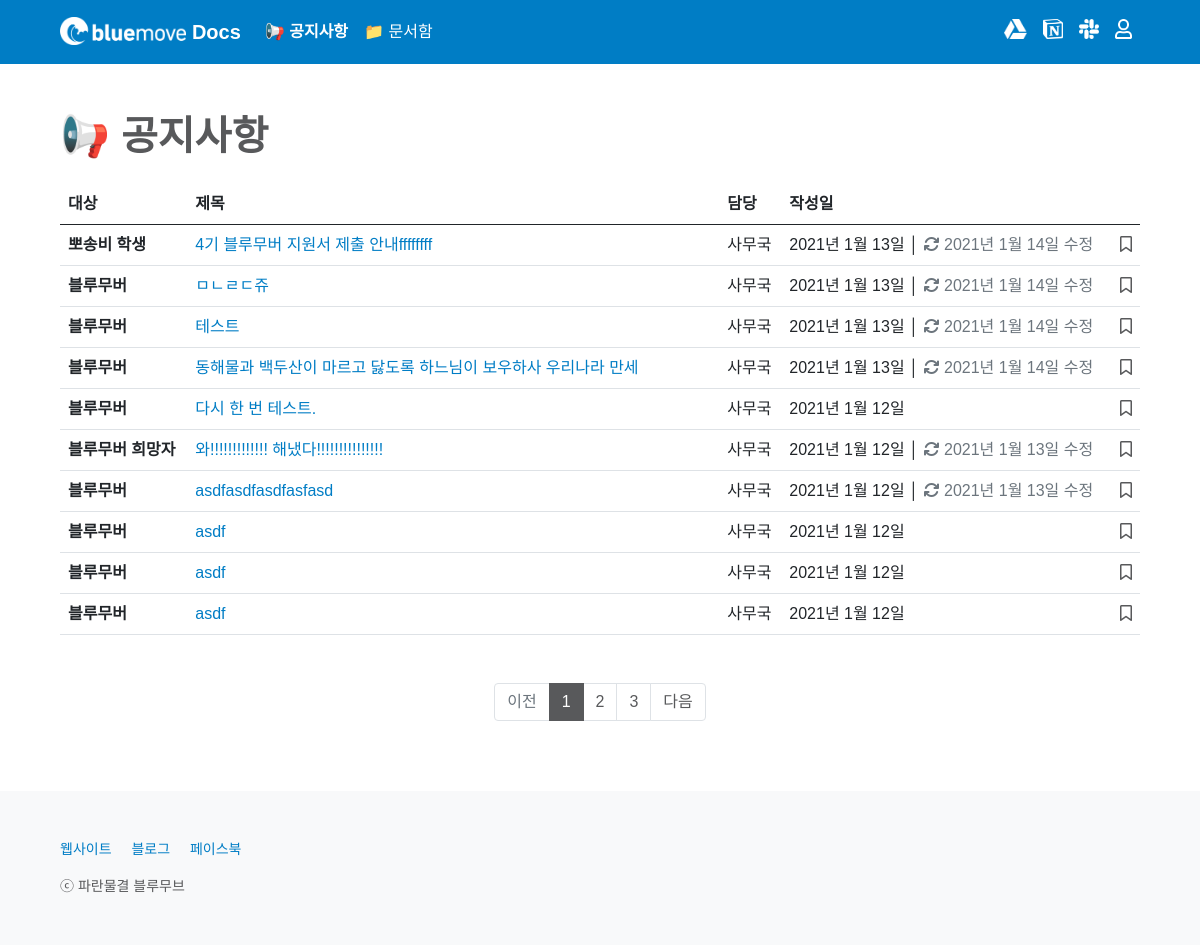
The page /notice/ on the database its author committed.
### notice/models.py (models this page shows, shortened)
class Notice(models.Model):
    CATEGORY_CHOICES = {
        ('bluemover', '블루무버'),
        ('applicant', '블루무버 희망자'),
        ('posongvi', '뽀송비 학생')
    }
    title = models.CharField(max_length = 50)
    writer = models.ForeignKey(User, on_delete=models.CASCADE)
    category = models.CharField(max_length = 50, choices = CATEGORY_CHOICES)
    content = RichTextField()
    image = models.ImageField(upload_to='images/')
    created_at = models.DateField(auto_now_add = True)
    updated_at = models.DateField(auto_now = True)
    favorite_user_set = models.ManyToManyField(User, blank=True, related_name="favorite_user_set", through="Favorite")

### notice/views.py (the view)
# urls.py: path('', main, name='main'),
def main(request):
    all_notices = Notice.objects.all().order_by('-id')
    page = request.GET.get('page', 1)
    paginator = Paginator(all_notices, 10)
    try:
        all_notices = paginator.page(page)
    except PageNotAnInteger:
        all_notices = paginator.page(1)
    except EmptyPage:
        all_notices = paginator.page(paginator.num_pages)
    return render(request, 'notice/main.html', {'all_notices': all_notices})

### notice/templates/notice/main.html (shortened to what this page needs)
{% extends 'base.html' %}
{% block content %}
{% include 'shared/_navbar4notice.html' %}
<main class="px-2 px-md-5">
    <div class="container-md mt-5">
        <h1 class="mb-4" style="font-weight: 600; color: #58595B;">📢 공지사항</h1>
        {% include 'shared/_noticetable.html' %}
    </div>
</main>
{% endblock %}

### home/templates/shared/_noticetable.html (shortened to what this page needs)
<div class="table-responsive" id="noticetable-table">
    <table class="table">
        <thead>
            <tr>
                <th scope="col">대상</th>
                <th scope="col">제목</th>
                <th scope="col">담당</th>
                <th scope="col">작성일</th>
                <th class="text-end" scope="col"></th>
            </tr>
        </thead>
        <tbody>
            {% for notice in all_notices %}
            <tr>
                <th scope="row">
                    {% if notice.category == 'bluemover' %}
                    블루무버
                    {% endif %}
                    {% if notice.category == 'posongvi' %}
                    뽀송비 학생
                    {% endif %}
                    {% if notice.category == 'applicant' %}
                    블루무버 희망자
                    {% endif %}
                </th>
                <td><a href="{% url 'notice:read' notice.id %}{{ request.get_full_path|cut:request.path }}" style="word-break: break-word; overflow: hidden; text-overflow: ellipsis; width: 500px; display: -webkit-box; -webkit-line-clamp: 1; -webkit-box-orient: vertical;">{{ notice.title }}</a></td>
                <td>
                    {% if not notice.writer.first_name == '' %}
                    {{ notice.writer.last_name }}{{ notice.writer.first_name }}
                    {% else %}
                    {{ notice.writer }}
                    {% endif %}
                </td>
                <td>
                    {% if notice.created_at == notice.updated_at %}
                    {{ notice.created_at }}
                    {% else %}
                    {{ notice.created_at }} │ <span style="color: #6C757D;"><i class="fas fa-sync"></i> {{ notice.updated_at }} 수정</span>
                    {% endif %}
                </td>
                <td>
                    {% if user.is_authenticated %}
                    <div class="text-end">
                        {% if not request.path == '/notice/' %}
                        <a class="bookmark" href="{% url 'notice:notice_favorite' notice.id %}?next={{ request.get_full_path }}#noticeTablePosition">
                        {% else %}
                        <a class="bookmark" href="{% url 'notice:notice_favorite' notice.id %}?next={{ request.get_full_path }}">
                        {% endif %}
                            {% if user in notice.favorite_user_set.all %}
                            <i class="fas fa-bookmark"></i>
                            {% else %}
                            <i class="far fa-bookmark"></i>
                            {% endif %}
                        </a>
                    </div>
                    {% else %}
                    <div class="text-end">
                        <a type="button" class="bookmark" data-bs-toggle="modal" data-bs-target="#tableloginModal">
                            <i class="far fa-bookmark"></i>
                        </a>
                    </div>
                    {% endif %}
                </td>
            </tr>
            {% empty %}
            <tr>
                <td colspan="5">
                    <div class="text-center"><br><h2 style="color: #CCCCCC; font-weight: 600;"><i class="far fa-folder-open"></i> 비어 있어요!</h2><p class="mb-4">공지사항이 없습니다.</p></div>
                </td>
            </tr>
            {% endfor %}
        </tbody>
    </table>
    {% if all_notices.has_other_pages %}
    <div class="container-md mt-5 p-0">
        <nav aria-label="notice_pagination" style="background-color: transparent;">
            <ul class="pagination justify-content-center m-0">
                {% if all_notices.has_previous %}
                <li class="page-item">
                    {% if not request.path == '/notice/' %}
                    <a class="page-link" href="?page={{ all_notices.previous_page_number }}#noticeTablePosition">이전</a>
                    {% else %}
                    <a class="page-link" href="?page={{ all_notices.previous_page_number }}">이전</a>
                    {% endif %}
                </li>
                {% else %}
                <li class="page-item disabled">
                    <span class="page-link">이전</span>
                </li>
                {% endif %}
                {% for i in all_notices.paginator.page_range %}
                    {% if all_notices.number == i %}
                    <li class="page-item active" aria-current="page">
                        <span class="page-link">{{ i }}</span>
                    </li>
                    {% else %}
                        {% if not request.path == '/notice/' %}
                        <li class="page-item"><a class="page-link" href="?page={{ i }}#noticeTablePosition">{{ i }}</a></li>
                        {% else %}
                        <li class="page-item"><a class="page-link" href="?page={{ i }}">{{ i }}</a></li>
                        {% endif %}
                    {% endif %}
                {% endfor %}
                {% if all_notices.has_next %}
                <li class="page-item">
                    {% if not request.path == '/notice/' %}
                    <a class="page-link" href="?page={{ all_notices.next_page_number }}#noticeTablePosition">다음</a>
                    {% else %}
                    <a class="page-link" href="?page={{ all_notices.next_page_number }}">다음</a>
                    {% endif %}
                </li>
                {% else %}
                <li class="page-item disabled">
                    <span class="page-link">다음</span>
                </li>
                {% endif %}
            </ul>
        </nav>
    </div>
    {% endif %}
</div>

### home/templates/base.html (style rules this page uses)
body { min-height: 100vh; display: flex; flex-direction: column; }
main { flex: 1; }
a { color: #007DC5; text-decoration: none; }
.bookmark { color: #58595B; font-weight: 300; text-decoration: none; }
nav { background-color: #007DC5; }
.page-link { color: #58595B; }
.page-item.active .page-link { background-color: #58595B; border-color: #58595B; }

### rows shown on the page
Notice: category "뽀송비 학생", title "4기 블루무버 지원서 제출 안내ffffffff", writer.first_name "사무국", created_at "2021년 1월 13일", updated_at "2021년 1월 14일"
Notice: category "블루무버", title "ㅁㄴㄹㄷ쥬", writer.first_name "사무국", created_at "2021년 1월 13일", updated_at "2021년 1월 14일"
Notice: category "블루무버", title "테스트", writer.first_name "사무국", created_at "2021년 1월 13일", updated_at "2021년 1월 14일"
Notice: category "블루무버", title "동해물과 백두산이 마르고 닳도록 하느님이 보우하사 우리나라 만세", writer.first_name "사무국", created_at "2021년 1월 13일", updated_at "2021년 1월 14일"
Notice: category "블루무버", title "다시 한 번 테스트.", writer.first_name "사무국", created_at "2021년 1월 12일"
Notice: category "블루무버 희망자", title "와!!!!!!!!!!!!! 해냈다!!!!!!!!!!!!!!!", writer.first_name "사무국", created_at "2021년 1월 12일", updated_at "2021년 1월 13일"
Notice: category "블루무버", title "asdfasdfasdfasfasd", writer.first_name "사무국", created_at "2021년 1월 12일", updated_at "2021년 1월 13일"
Notice: category "블루무버", title "asdf", writer.first_name "사무국", created_at "2021년 1월 12일"
Notice: category "블루무버", title "asdf", writer.first_name "사무국", created_at "2021년 1월 12일"
Notice: category "블루무버", title "asdf", writer.first_name "사무국", created_at "2021년 1월 12일"

### other values the page prints
{{ i }} "1"
{{ i }} "2" "3"
